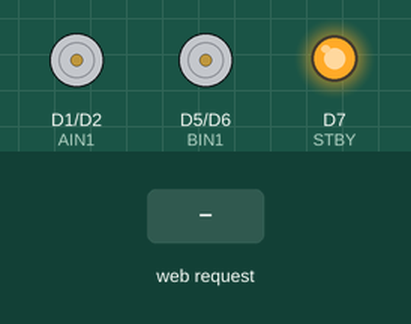
Bench run of a sketch on a simulated ESP8266 (Wemos D1 mini). Shown: motor-driver pin pairs drawn as motors (green arrow = first pin HIGH = forward, orange = second pin HIGH = backward, longer = more drive, stopped while the standby pin is LOW), output pins drawn as LEDs (lit = HIGH). Inputs (shaded band) come from the test bench. What the sketch prints to the serial monitor is not drawn.

Above: at 1.2 s.
1.3 s: HTTP request GET /move?x=120&y=120 received
At 1.55 s:
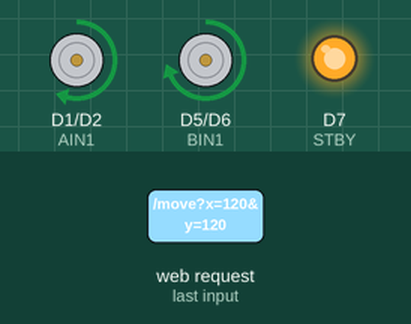
Timing chart, 0 to 4.3 s (numbered marks = the images above; inputs shaded):
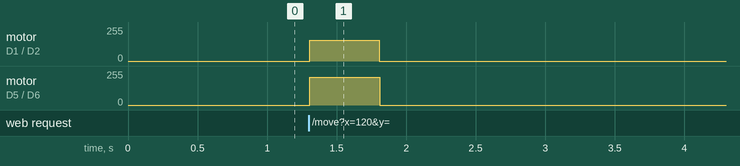

Measured:
- after the input at 1.3 s, motor on D1 (AIN1) / D2 (AIN2): stopped → forward 154/255 at once, → stopped 0.50 s later; motor on D5 (BIN1) / D6 (BIN2): stopped → forward 209/255 at once, → stopped 0.50 s later

The sketch:

rcCar.ino
```cpp
/*
  ESP8266 RC CAR
  Board: WeMos D1 R1 / ESP8266

  WiFi:
  SSID: RC_CAR
  Password: 12345678

  web host:
  http://192.168.4.1

  motor driver:
  DRV8833

  Pin
  AIN1 --> D1
  AIN2 --> D2
  BIN1 --> D5
  BIN2 --> D6
  STBY --> D7
  GND --> GND
  VM --> 5V
  NC --> nothing

  BO1 --> left motor
  BO2 -->left motor
  AO1 --> right motor
  AO2 --> right motor
*/

#include <ESP8266WiFi.h>
#include <ESP8266WebServer.h>

const char* ssid = "RC_CAR";
const char* password = "12345678";

ESP8266WebServer server(80);

#define AIN1 D1
#define AIN2 D2
#define BIN1 D5
#define BIN2 D6
#define STBY D7

int maxSpeed = 850;
int acceleration = 20;

int currentLeft = 0;
int currentRight = 0;
int targetLeft = 0;
int targetRight = 0;

unsigned long lastCommand = 0;
const int timeout = 500;


void setMotor(int left, int right)
{
  left = constrain(left, -1023, 1023);
  right = constrain(right, -1023, 1023);

  if (left > 0)
  {
    analogWrite(AIN1, left);
    digitalWrite(AIN2, LOW);
  }
  else if (left < 0)
  {
    digitalWrite(AIN1, LOW);
    analogWrite(AIN2, -left);
  }
  else
  {
    digitalWrite(AIN1, LOW);
    digitalWrite(AIN2, LOW);
  }

  if (right > 0)
  {
    analogWrite(BIN1, right);
    digitalWrite(BIN2, LOW);
  }
  else if (right < 0)
  {
    digitalWrite(BIN1, LOW);
    analogWrite(BIN2, -right);
  }
  else
  {
    digitalWrite(BIN1, LOW);
    digitalWrite(BIN2, LOW);
  }
}


void stopCar()
{
  targetLeft = 0;
  targetRight = 0;
}


void updateMotor()
{
  if (currentLeft < targetLeft)
    currentLeft += acceleration;

  if (currentLeft > targetLeft)
    currentLeft -= acceleration;

  if (currentRight < targetRight)
    currentRight += acceleration;

  if (currentRight > targetRight)
    currentRight -= acceleration;

  currentLeft = constrain(currentLeft, -1023, 1023);
  currentRight = constrain(currentRight, -1023, 1023);

  setMotor(currentLeft, currentRight);
}


void moveCar()
{
  if (server.hasArg("x") && server.hasArg("y"))
  {
    int x = server.arg("x").toInt();
    int y = server.arg("y").toInt();

    int forward = map(y, -100, 100, -1023, 1023);
    int turn = map(x, -100, 100, -500, 500);

    targetLeft = forward - turn;
    targetRight = forward + turn;

    targetLeft = constrain(targetLeft, -maxSpeed, maxSpeed);
    targetRight = constrain(targetRight, -maxSpeed, maxSpeed);

    lastCommand = millis();

    server.send(200, "text/plain", "OK");
  }
}


//  WEB PAGE
const char webpage[] PROGMEM = R"=====(

<!DOCTYPE html>
<html>

  <head>
    <meta name="viewport" content="width=device-width,initial-scale=1,user-scalable=no">
    <title>RC CAR</title>
      <style>
      body{
        background:#111;
        color:white;
        font-family:Arial;
        text-align:center;
        margin:0;
        touch-action:none;
      }

      h1{
        margin-top:25px;
      }

      #status{
        color:#00ff88;
      }

      #joy{
        width:260px;
        height:260px;
        background:#222;
        border:3px solid #555;
        border-radius:50%;
        margin:40px auto;
        position:relative;
      }

      #stick{
        width:80px;
        height:80px;
        background:#888;
        border-radius:50%;
        position:absolute;
        left:90px;
        top:90px;
      }

      .info{
        font-size:18px;
        margin:15px;
      }

    </style>
  </head>
  <body>
    <h1>ESP8266 RC CAR</h1>

    <div id="status">
      Connected
    </div>

    <div class="info">
      Speed:
      <span id="speed">0</span>%
    </div>

    <div id="joy">
      <div id="stick"></div>
    </div>

    <div class="info">
      Open:
      192.168.4.1
    </div>


   <script>
    let joy=document.getElementById("joy");
    let stick=document.getElementById("stick");
    let speed=document.getElementById("speed");

    let active=false;
    let x=0;
    let y=0;

    let center=130;

    function send()
    {
    fetch(
    "/move?x="+Math.round(x)+"&y="+Math.round(y)
    );
    }

    function move(px,py)
    {
    let rect=joy.getBoundingClientRect();

    let dx=px-(rect.left+center);
    let dy=py-(rect.top+center);

    let distance=Math.sqrt(dx*dx+dy*dy);

    if(distance>100)
    {
    dx=dx/distance*100;
    dy=dy/distance*100;
    }

    x=dx;
    y=-dy;

    stick.style.left=(90+x)+"px";
    stick.style.top=(90-y)+"px";

    speed.innerHTML=Math.round(Math.sqrt(x*x+y*y));

    send();
    }


    function reset(){
    x=0;
    y=0;

    stick.style.left="90px";
    stick.style.top="90px";

    fetch("/stop");
    speed.innerHTML=0;
    }


    joy.onmousedown=function(e){
    active=true;
    move(e.clientX,e.clientY);
    };


    document.onmousemove=function(e){
    if(active)
    move(e.clientX,e.clientY);
    };


    document.onmouseup=function(){
    active=false;
    reset();
    };


    joy.ontouchstart=function(e){
    active=true;
    move(
    e.touches[0].clientX,
    e.touches[0].clientY
    );
    };

    joy.ontouchmove=function(e){
    if(active){
    move(
    e.touches[0].clientX,
    e.touches[0].clientY
    );
    }
    };


    joy.ontouchend=function()
    {
    active=false;
    reset();
    };

  </script>

  </body>
</html>

)=====";


void setup()
{
  Serial.begin(115200);

  pinMode(AIN1,OUTPUT);
  pinMode(AIN2,OUTPUT);
  pinMode(BIN1,OUTPUT);
  pinMode(BIN2,OUTPUT);
  pinMode(STBY,OUTPUT);

  digitalWrite(STBY,HIGH);

  stopCar();

  WiFi.mode(WIFI_AP);
  WiFi.softAP(ssid,password);

  Serial.println();
  Serial.print("Open: ");
  Serial.println(WiFi.softAPIP());

  server.on("/",[](){
    server.send_P(200,"text/html",webpage);
  });

  server.on("/move",moveCar);

  server.on("/stop",[](){
    stopCar();
    server.send(200,"text/plain","STOP");
  });

  server.begin();

  Serial.println("Server started");
}


void loop()
{
  server.handleClient();

  updateMotor();

  if(millis()-lastCommand > timeout)
  {
  stopCar();
  }
}
```
